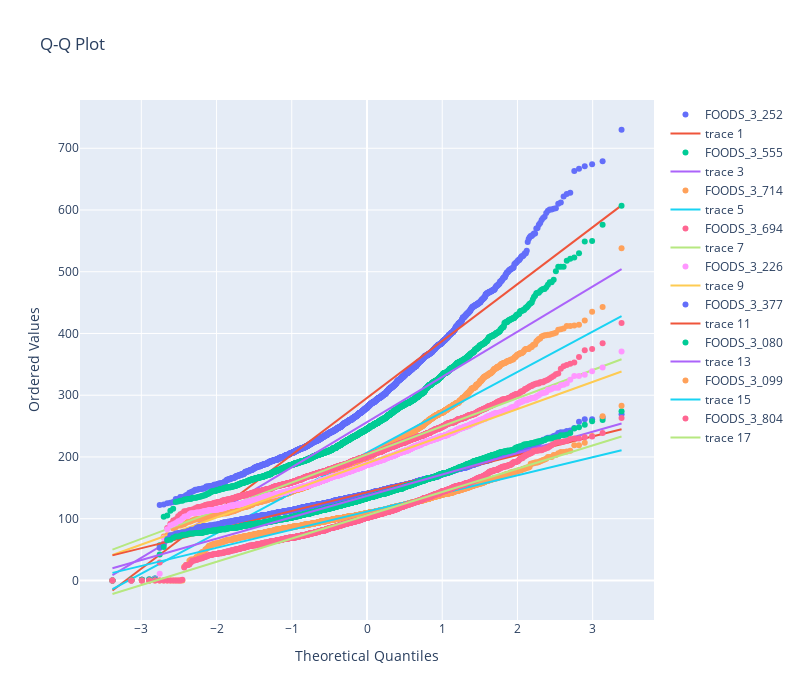

This figure's notebook cell:
### Markdown cell above
- Q-Q Plot: Is it normal distributed?

<img src=https://i.imgur.com/hRPny5B.png width="1000">

### Code cell
Plot.plot_qqplots(df_item_id, names)

### Figure 1 — Plotly figure (JSON) as saved in the notebook; plotly's stock layout.template omitted (floating-point values rounded to 4 significant figures; data arrays with more than 128 entries replaced by an {"elided": "..."} marker saying what was removed)
{"data": [{"mode": "markers", "name": "FOODS_3_252", "type": "scatter", "x": {"elided": "1941 float values"}, "y": {"elided": "1941 int values"}}, {"fillcolor": "red", "mode": "lines", "type": "scatter", "x": {"elided": "1941 float values"}, "y": {"elided": "1941 float values"}}, {"mode": "markers", "name": "FOODS_3_555", "type": "scatter", "x": {"elided": "1941 float values"}, "y": {"elided": "1941 int values"}}, {"fillcolor": "red", "mode": "lines", "type": "scatter", "x": {"elided": "1941 float values"}, "y": {"elided": "1941 float values"}}, {"mode": "markers", "name": "FOODS_3_714", "type": "scatter", "x": {"elided": "1941 float values"}, "y": {"elided": "1941 int values"}}, {"fillcolor": "red", "mode": "lines", "type": "scatter", "x": {"elided": "1941 float values"}, "y": {"elided": "1941 float values"}}, {"mode": "markers", "name": "FOODS_3_694", "type": "scatter", "x": {"elided": "1941 float values"}, "y": {"elided": "1941 int values"}}, {"fillcolor": "red", "mode": "lines", "type": "scatter", "x": {"elided": "1941 float values"}, "y": {"elided": "1941 float values"}}, {"mode": "markers", "name": "FOODS_3_226", "type": "scatter", "x": {"elided": "1941 float values"}, "y": {"elided": "1941 int values"}}, {"fillcolor": "red", "mode": "lines", "type": "scatter", "x": {"elided": "1941 float values"}, "y": {"elided": "1941 float values"}}, {"mode": "markers", "name": "FOODS_3_377", "type": "scatter", "x": {"elided": "1941 float values"}, "y": {"elided": "1941 int values"}}, {"fillcolor": "red", "mode": "lines", "type": "scatter", "x": {"elided": "1941 float values"}, "y": {"elided": "1941 float values"}}, {"mode": "markers", "name": "FOODS_3_080", "type": "scatter", "x": {"elided": "1941 float values"}, "y": {"elided": "1941 int values"}}, {"fillcolor": "red", "mode": "lines", "type": "scatter", "x": {"elided": "1941 float values"}, "y": {"elided": "1941 float values"}}, {"mode": "markers", "name": "FOODS_3_099", "type": "scatter", "x": {"elided": "1941 float values"}, "y": {"elided": "1941 int values"}}, {"fillcolor": "red", "mode": "lines", "type": "scatter", "x": {"elided": "1941 float values"}, "y": {"elided": "1941 float values"}}, {"mode": "markers", "name": "FOODS_3_804", "type": "scatter", "x": {"elided": "1941 float values"}, "y": {"elided": "1941 int values"}}, {"fillcolor": "red", "mode": "lines", "type": "scatter", "x": {"elided": "1941 float values"}, "y": {"elided": "1941 float values"}}], "layout": {"height": 700, "title": {"text": "Q-Q Plot"}, "width": 800, "xaxis": {"title": {"text": "Theoretical Quantiles"}}, "yaxis": {"title": {"text": "Ordered Values"}}}}
